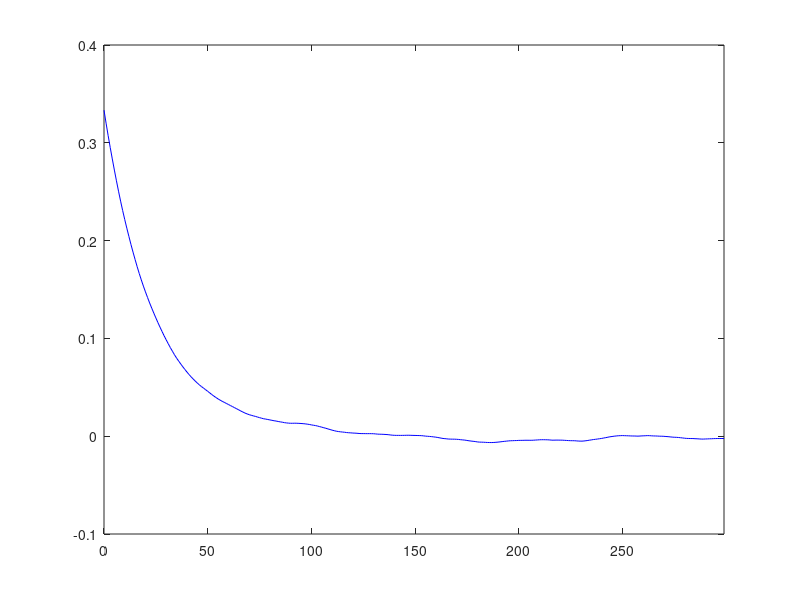

Write MATLAB code to recreate this figure. (Note: this script raises an error after producing the figure.)
% Computes the following rotational correlation function
%
%                G(k,m,p,q)=<R(k,m)*R(p,q)>
%
% where R is the 3D Cartesian rotation matrix, using the 
% Monte-Carlo method.
%
% ilya.kuprov@weizmann.ac.il

function correlation_function_5()

% Set testing parameters
sigma_iso=0.2; k=2; m=3; p=2; q=3;

% Set number of points
npoints=1e5; nlags=300;

% Generate angle track
angles=randn(3,npoints);

% Preallocate rotation matrix array
R=zeros([3 3 npoints]); R(:,:,1)=eye(3);

% Loop over Monte-Carlo steps
for n=2:npoints
    
    % Generate a random rotation
    R_gen=[ 0  1  0; -1  0  0;  0  0  0]*angles(1,n)+...
          [ 0  0  1;  0  0  0; -1  0  0]*angles(2,n)+...
          [ 0  0  0;  0  0  1;  0 -1  0]*angles(3,n);
    R(:,:,n)=R(:,:,n-1)*expm(sigma_iso*R_gen);
       
end

% Get Monte-Carlo correlation function
[cf_mc,lags]=xcorr(squeeze(R(k,m,:)),...
                   squeeze(R(p,q,:)),nlags,'normalized');
cf_mc=(1/3)*ifftshift(cf_mc); lags=ifftshift(lags);

% Plotting
figure(); 
plot(lags(1:nlags),real(cf_mc(1:nlags)),'b-');
xlim('tight'); kgrid; kxlabel('lag, points');
kylabel('correlation function'); 
klegend({'Monte-Carlo'},'Location','NorthEast');

end

